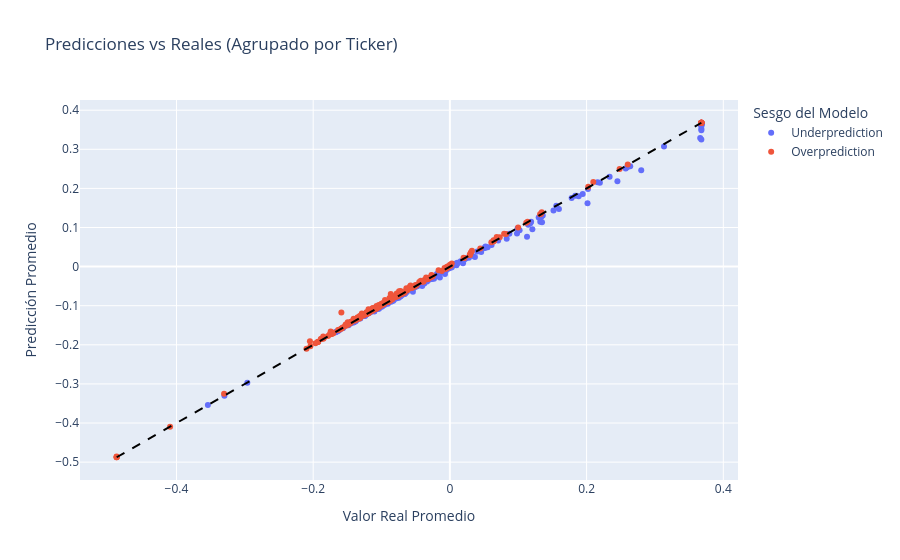

The notebook cell this image was saved under:
### Markdown cell above
Se generan 2 clusters segun las predicciones:
* Overprediction: si los residuos son mayores o iguales a cero.
*  Underprediction: si los residuos son menores a cero.

### Code cell
# Se dividen los datos para predecir el valor de la última fecha disponible para cada ticker en el conjunto de test
X_train = X.iloc[:-len(df['Ticker'].unique())]  # Todos menos la última fecha de cada ticker
y_train = y.iloc[:-len(df['Ticker'].unique())]
X_test = X.iloc[-len(df['Ticker'].unique()):]   # Solo la última fecha de cada ticker
y_test = y.iloc[-len(df['Ticker'].unique()):]

# Recuperar el ticker usando el indice de y_test
tickers_test = df.loc[y_test.index, 'Ticker']

# Predicciones en el conjunto de test
y_pred = pipe.predict(X_test)

# Consolidar resultados individuales en un DataFrame
resultados_df = pd.DataFrame({
    'Ticker': tickers_test,
    'Predicho': y_pred,
    'Real': y_test
})

# Calcular el residuo para cada predicción
resultados_df['Residuo'] = resultados_df['Predicho'] - resultados_df['Real']

# Agrupar por ticker
resultados_agrupados = resultados_df.groupby('Ticker')[['Predicho', 'Real', 'Residuo']].mean()

# Generar el Cluster sobre el promedio de los residuos
resultados_agrupados['Cluster'] = ['Overprediction' if r >= 0 else 'Underprediction' 
                                   for r in resultados_agrupados['Residuo']]

# Visualizar
fig = px.scatter(
    resultados_agrupados, 
    x='Real', 
    y='Predicho', 
    color='Cluster',
    hover_name=resultados_agrupados.index, 
    labels={'Real':'Valor Real Promedio', 'Predicho':'Predicción Promedio', 'Cluster':'Sesgo del Modelo'},
    title='Predicciones vs Reales (Agrupado por Ticker)'
)

# Línea de identidad perfecta
min_val = resultados_agrupados['Real'].min()
max_val = resultados_agrupados['Real'].max()
fig.add_shape(type='line', x0=min_val, y0=min_val, x1=max_val, y1=max_val,
              line=dict(color='black', dash='dash', width=2))
fig.show()

# Estadísticas por cluster a nivel Ticker
over_mask = resultados_agrupados['Cluster'] == 'Overprediction'
under_mask = resultados_agrupados['Cluster'] == 'Underprediction'

print("\nEstadísticas por cluster (a nivel de Ticker):")
print(f"Overprediction: {over_mask.sum()} tickers, residuo medio global: {resultados_agrupados.loc[over_mask, 'Residuo'].mean():.4f}")
print(f"Underprediction: {under_mask.sum()} tickers, residuo medio global: {resultados_agrupados.loc[under_mask, 'Residuo'].mean():.4f}")

### Figure 1 — Plotly figure (JSON) as saved in the notebook; plotly's stock layout.template omitted (floating-point values rounded to 4 significant figures; data arrays with more than 128 entries replaced by an {"elided": "..."} marker saying what was removed)
{"data": [{"hovertemplate": "<b>%{hovertext}</b><br><br>Sesgo del Modelo=Underprediction<br>Valor Real Promedio=%{x}<br>Predicción Promedio=%{y}<extra></extra>", "hovertext": {"elided": "209 str values"}, "legendgroup": "Underprediction", "marker": {"color": "#636efa", "symbol": "circle"}, "mode": "markers", "name": "Underprediction", "orientation": "v", "showlegend": true, "type": "scatter", "x": {"elided": "209 float values"}, "xaxis": "x", "y": {"elided": "209 float values"}, "yaxis": "y"}, {"hovertemplate": "<b>%{hovertext}</b><br><br>Sesgo del Modelo=Overprediction<br>Valor Real Promedio=%{x}<br>Predicción Promedio=%{y}<extra></extra>", "hovertext": {"elided": "244 str values"}, "legendgroup": "Overprediction", "marker": {"color": "#EF553B", "symbol": "circle"}, "mode": "markers", "name": "Overprediction", "orientation": "v", "showlegend": true, "type": "scatter", "x": {"elided": "244 float values"}, "xaxis": "x", "y": {"elided": "244 float values"}, "yaxis": "y"}], "layout": {"legend": {"title": {"text": "Sesgo del Modelo"}, "tracegroupgap": 0}, "shapes": [{"line": {"color": "black", "dash": "dash", "width": 2}, "type": "line", "x0": -0.4875, "x1": 0.3679, "y0": -0.4875, "y1": 0.3679}], "title": {"text": "Predicciones vs Reales (Agrupado por Ticker)"}, "xaxis": {"anchor": "y", "domain": [0, 1], "title": {"text": "Valor Real Promedio"}}, "yaxis": {"anchor": "x", "domain": [0, 1], "title": {"text": "Predicción Promedio"}}}}
